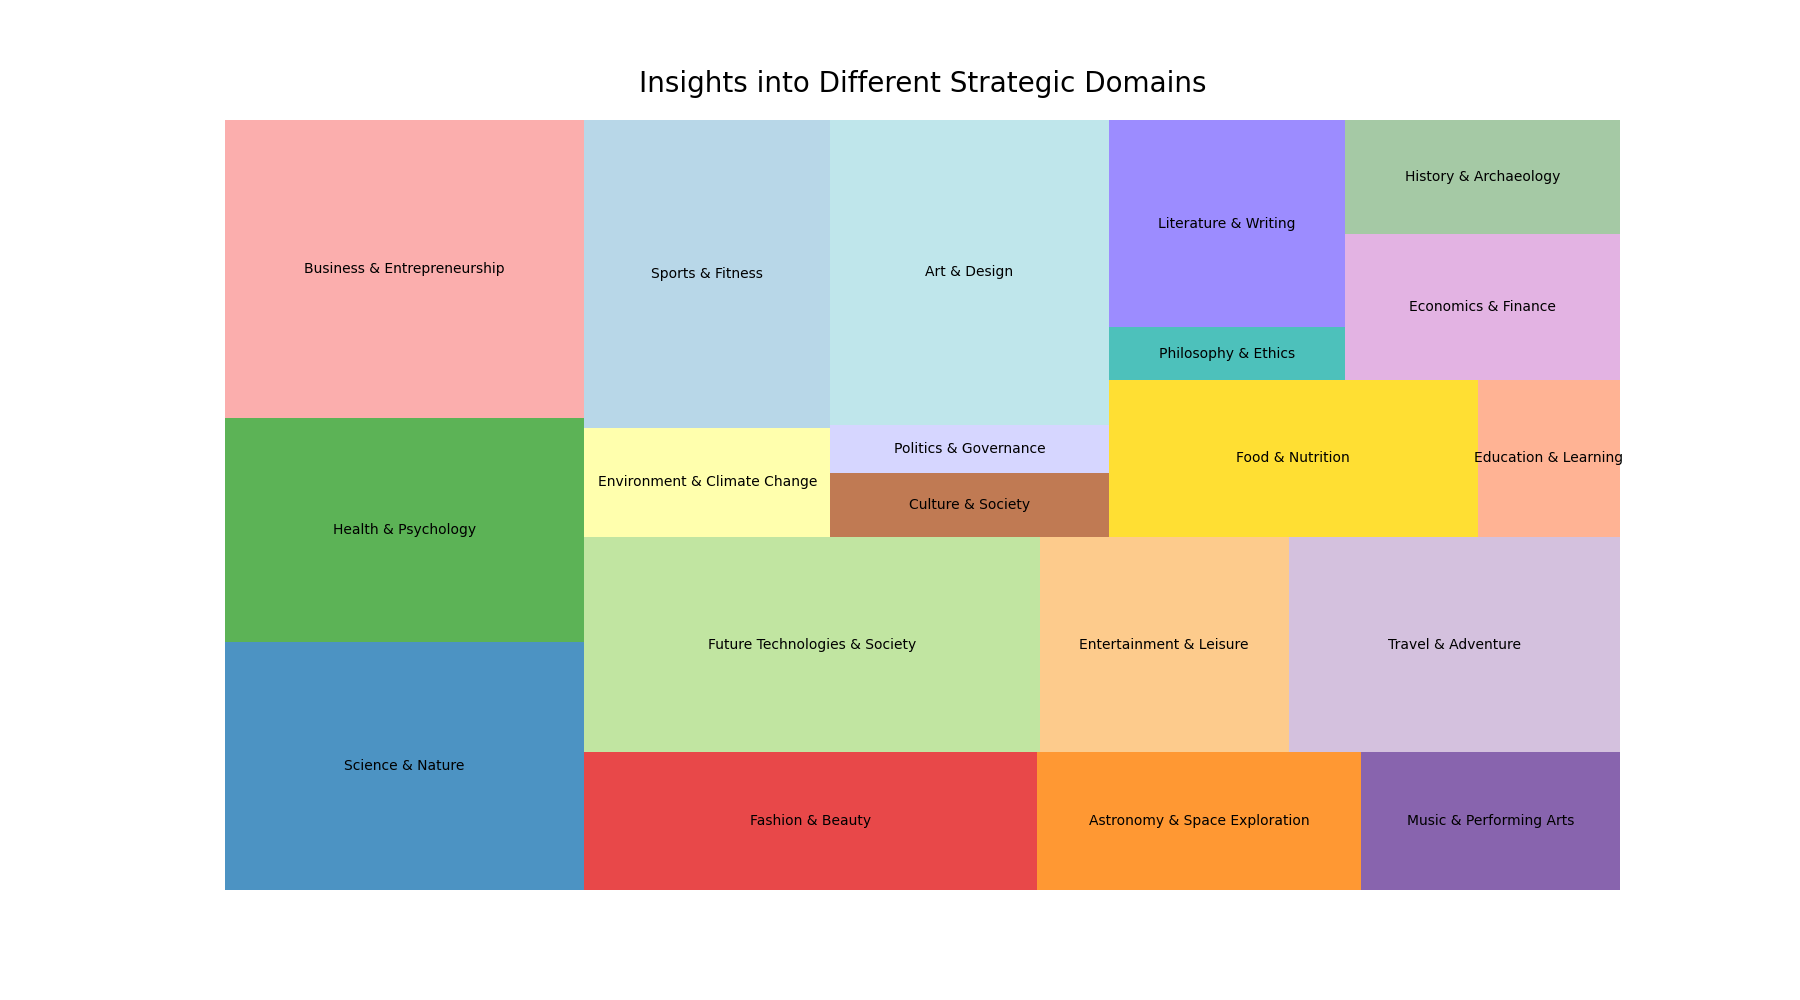

Here is the Python script that generated this plot:

import matplotlib.pyplot as plt
import squarify

# Data
categories = ['Science & Nature', 'Health & Psychology', 'Business & Entrepreneurship', 
              'Fashion & Beauty', 'Astronomy & Space Exploration', 'Music & Performing Arts', 
              'Future Technologies & Society', 'Entertainment & Leisure', 'Travel & Adventure', 
              'Environment & Climate Change', 'Sports & Fitness', 'Culture & Society', 
              'Politics & Governance', 'Art & Design', 'Food & Nutrition', 'Education & Learning', 
              'Philosophy & Ethics', 'Literature & Writing', 'Economics & Finance', 
              'History & Archaeology']
revenue = [10000, 9000, 12000, 7000, 5000, 4000, 11000, 6000, 8000, 3000, 8500, 2000, 
           1500, 9500, 6500, 2500, 1400, 5500, 4500, 3500]

# Colors
colors = ['#1F78B4', '#33A02C', '#FB9A99', '#E31A1C', '#FF7F00', '#6A3D9A', '#B2DF8A', 
          '#FDBF6F', '#CAB2D6', '#FFFF99', '#A6CEE3', '#B15928', '#CCCCFF', '#B0E0E6', 
          '#FFD700', '#FFA07A', '#20B2AA', '#8470FF', '#DDA0DD', '#8FBC8F']

plt.figure(figsize=(18, 10))

# Treemap
squarify.plot(sizes=revenue, label=categories, color=colors, alpha=0.8)

plt.title('Insights into Different Strategic Domains', fontsize=20, pad=20)

# Removing axes
plt.axis('off')

# Display the plot
plt.show()
